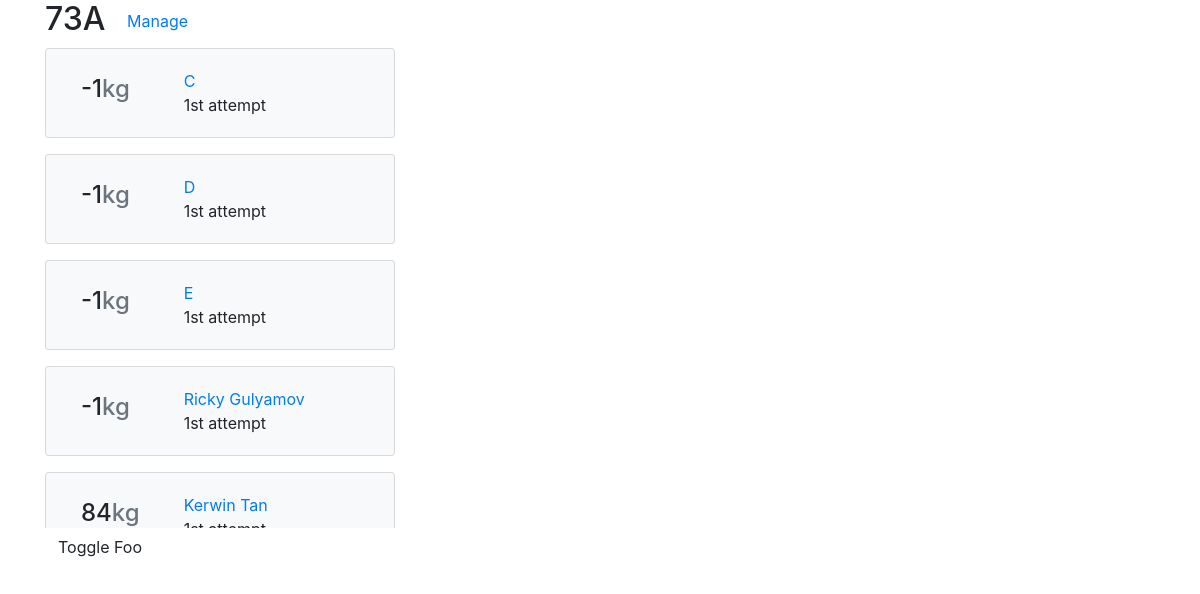
Page /meet/2/17/ on the earlier database version.
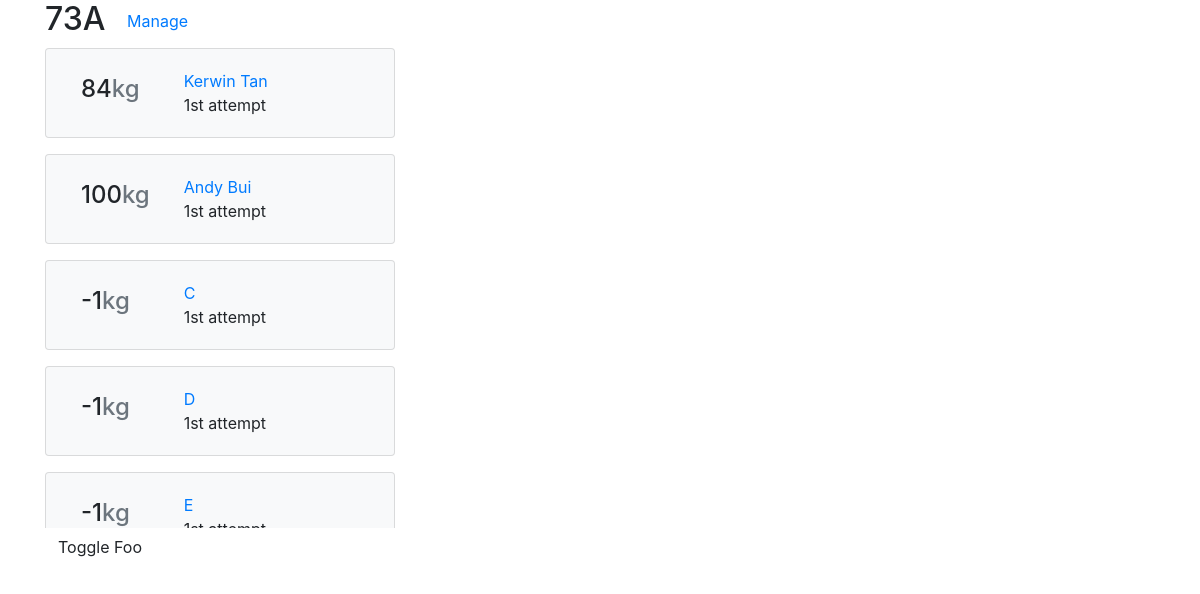
Same page on the later database version.
### session/models.py (models this page shows, shortened)
class Athlete(models.Model):
    session = models.ForeignKey("Session", on_delete=models.CASCADE)
    name = models.CharField(max_length=60)
    date_of_birth = models.DateField()
    gender = models.BooleanField()
    bodyweight = models.FloatField()
    affiliation = models.CharField(max_length=3)
    next_attempt = models.IntegerField(default=1)
    next_weight = models.IntegerField(default=-1)
    def __str__(self):
        return self.name
    def get_next_lift(self):
        lift = self.lift_set.get(attempt=self.next_attempt)
        return lift

class Lift(models.Model):
    athlete = models.ForeignKey("Athlete", on_delete=models.CASCADE)
    attempt = models.IntegerField(default=1)
    weight = models.IntegerField(default=-1)
    result = models.NullBooleanField(default=None)
    change = models.IntegerField(default=1)
    def __str__(self):
        return str(self.weight)

### session/views/session.py (the view)
# urls.py: path('', homepage.index, name='index'),
def index(request, meet_id, session_id):
    session = get_object_or_404(Session, pk=session_id)
    if session.meet.id != meet_id:
        raise Http404("Session not found!")
    athletes_list = session.athlete_set.all()
    form = UpdateAthleteForm()
    context = {
        'session': session,
        'athletes_list': athletes_list,
        'form':form
    }
    return render(request, 'session/index.html', context)

### session/models.py (called while the page is built)
    def __str__(self):
        return str(self.bodyweight) + self.letter

    def sorted_athlete_set(self):
        return self.athlete_set.order_by('next_weight')

### session/templates/session/index.html (shortened to what this page needs)
{% extends 'main/base.html' %}
{% load crispy_forms_tags %}
{% load humanize %}
{% block content %}
<h2>{{ session }}
    <span>
        <a  class="btn btn-link pull-right" href="{% url 'meet:session:manage' session.meet.id session.id %}">Manage</a>
    </span>
</h2>
<div class="row" id="infobox">
    <div class="col-4">
        <div style="overflow-y:auto; max-height: 30rem;">
            {% if athletes_list %}
                {% for athlete in session.sorted_athlete_set %}
                    <div class="card bg-light mb-3" style="max-width: 30rem;">
                            <div class="card-body">
                                <div class="container-fluid">
                                    <div class="row">
                                        <div class="col-4 align-self-center">
                                            <h4>{{ athlete.get_next_lift }}<span class="text-secondary">kg</span></h4>
                                        </div>
                                        <div class="col-8">
                                            <a data-toggle="collapse" href="#info-{{athlete.pk}}">{{athlete}}</a><br>
                                            <span>{{athlete.next_attempt | ordinal}} attempt</span>
                                        </div>
                                    </div>
                                </div>
                            </div>
                    </div>
                {% endfor %}
            {% endif %}
            </div>
            <a href="#Foo" class="btn btn-default" data-toggle="collapse">Toggle Foo</a>
    </div>
    <div class="col-8" id="info-{{athlete.pk}}">
    </div>
</div>
{% endblock %}

Differences in the rows shown:
no longer on this page (row unchanged): Athlete: get_next_lift "-1", name "Ricky Gulyamov", next_attempt|ordinal "1st"
changed Athlete "Kerwin Tan": moves up the list
now on this page (row edited): Athlete: get_next_lift "100", name "Andy Bui", next_attempt|ordinal "1st"
